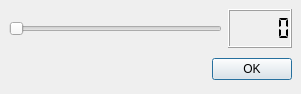
<ui version="4.0" >
 <author></author>
 <comment></comment>
 <exportmacro></exportmacro>
 <class>TransDialog</class>
 <widget class="QDialog" name="TransDialog" >
  <property name="geometry" >
   <rect>
    <x>0</x>
    <y>0</y>
    <width>301</width>
    <height>94</height>
   </rect>
  </property>
  <property name="windowTitle" >
   <string>Dialog</string>
  </property>
  <layout class="QGridLayout" >
   <property name="margin" >
    <number>9</number>
   </property>
   <property name="spacing" >
    <number>6</number>
   </property>
   <item row="0" column="0" >
    <layout class="QHBoxLayout" >
     <property name="margin" >
      <number>0</number>
     </property>
     <property name="spacing" >
      <number>6</number>
     </property>
     <item>
      <widget class="QSlider" name="horizontalSlider" >
       <property name="maximum" >
        <number>100</number>
       </property>
       <property name="singleStep" >
        <number>5</number>
       </property>
       <property name="orientation" >
        <enum>Qt::Horizontal</enum>
       </property>
      </widget>
     </item>
     <item>
      <widget class="QLCDNumber" name="lcdNumber" >
       <property name="segmentStyle" >
        <enum>QLCDNumber::Flat</enum>
       </property>
      </widget>
     </item>
    </layout>
   </item>
   <item row="1" column="0" >
    <layout class="QHBoxLayout" >
     <property name="margin" >
      <number>0</number>
     </property>
     <property name="spacing" >
      <number>6</number>
     </property>
     <item>
      <spacer>
       <property name="orientation" >
        <enum>Qt::Horizontal</enum>
       </property>
       <property name="sizeHint" >
        <size>
         <width>131</width>
         <height>31</height>
        </size>
       </property>
      </spacer>
     </item>
     <item>
      <widget class="QPushButton" name="okButton" >
       <property name="text" >
        <string>OK</string>
       </property>
      </widget>
     </item>
    </layout>
   </item>
  </layout>
 </widget>
 <pixmapfunction></pixmapfunction>
 <resources/>
 <connections>
  <connection>
   <sender>okButton</sender>
   <signal>clicked()</signal>
   <receiver>TransDialog</receiver>
   <slot>accept()</slot>
   <hints>
    <hint type="sourcelabel" >
     <x>290</x>
     <y>53</y>
    </hint>
    <hint type="destinationlabel" >
     <x>96</x>
     <y>93</y>
    </hint>
   </hints>
  </connection>
  <connection>
   <sender>horizontalSlider</sender>
   <signal>valueChanged(int)</signal>
   <receiver>lcdNumber</receiver>
   <slot>display(int)</slot>
   <hints>
    <hint type="sourcelabel" >
     <x>201</x>
     <y>27</y>
    </hint>
    <hint type="destinationlabel" >
     <x>241</x>
     <y>30</y>
    </hint>
   </hints>
  </connection>
 </connections>
</ui>
